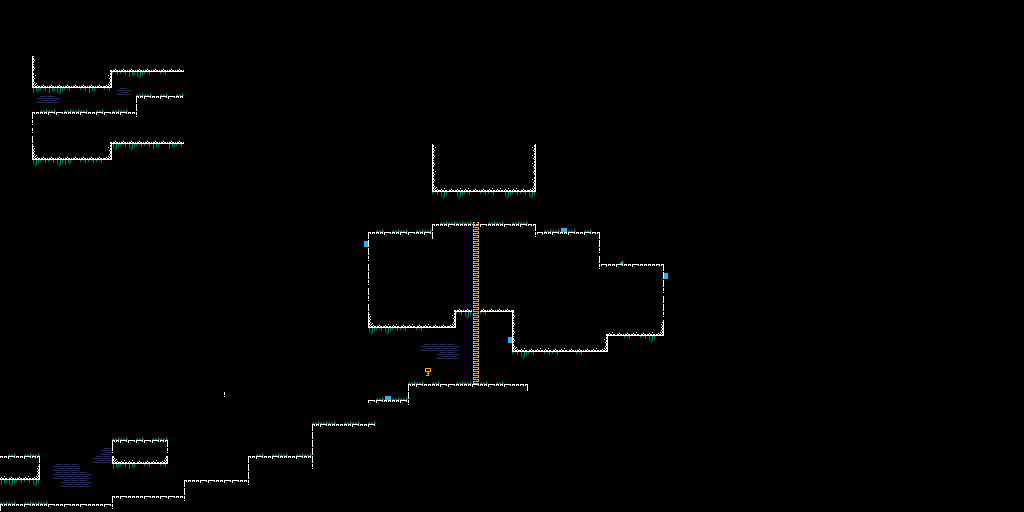

The image is a tile-based game level rendered from a .tmx file. Its description and source (layers, tilesets, objects; grid data summarised) follow:
An orthogonal 128x64 tile map with 8x8 px tiles, 1 tile layer (Tile Layer 1), 2 tilesets.

<map version="1.10" tiledversion="1.11.2" orientation="orthogonal" renderorder="right-down" width="128" height="64" tilewidth="8" tileheight="8" infinite="0" nextlayerid="2" nextobjectid="1">
 <tileset firstgid="1" source="spritesheet.tsx" />
 <tileset firstgid="257" source="alternative.tsx" />
 <layer id="1" name="Tile Layer 1" width="128" height="64">
  <data>[8192 cells, 8192 non-empty, 42 distinct tile ids]</data>
 </layer>
</map>